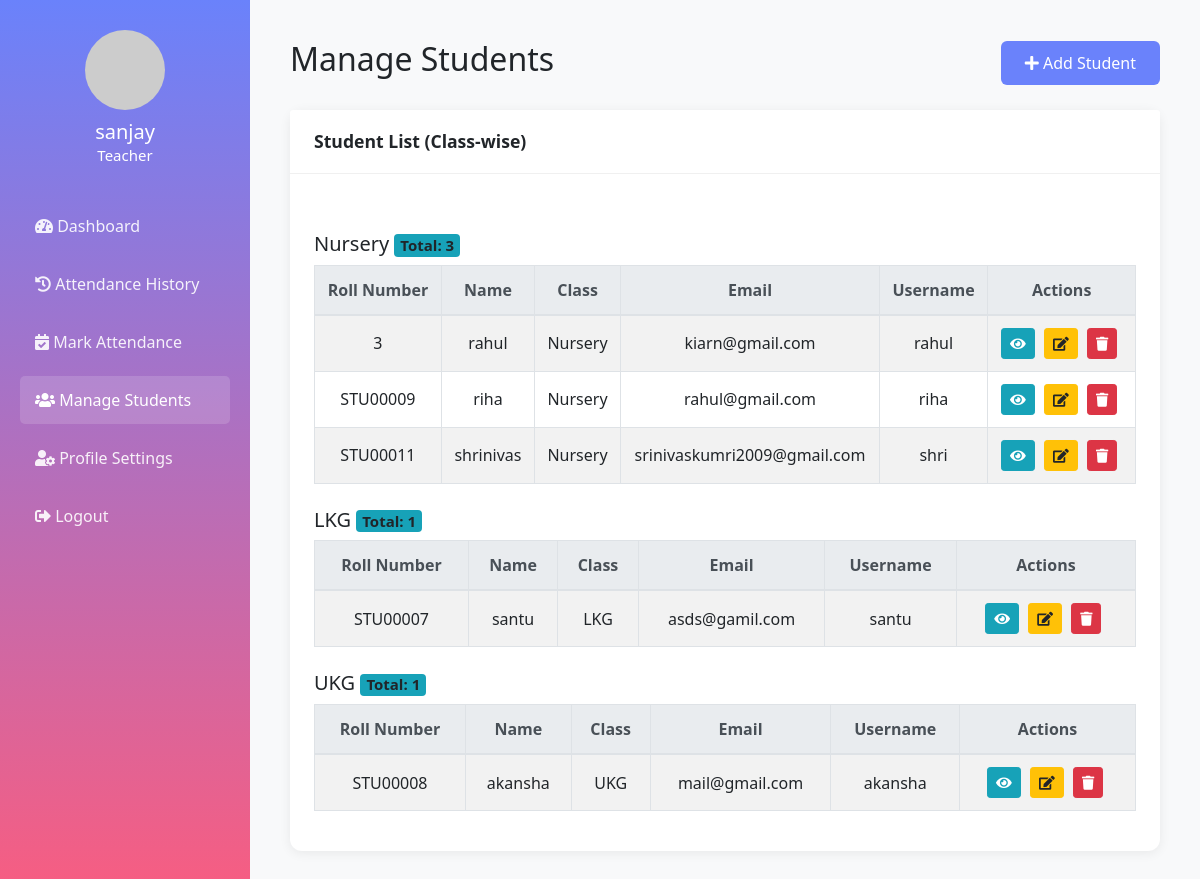
The app's page /manage_students.php (signed in) with its own data.
### tables this page shows
CREATE TABLE `students` (
  `student_id` int(11) NOT NULL,
  `user_id` int(11) NOT NULL,
  `full_name` varchar(100) NOT NULL,
  `email` varchar(100) NOT NULL,
  `roll_number` varchar(20) NOT NULL,
  `class` varchar(50) NOT NULL,
  `section` varchar(10) DEFAULT NULL,
  `phone` varchar(20) DEFAULT NULL,
  `address` text DEFAULT NULL,
  `created_at` datetime DEFAULT current_timestamp(),
  `updated_at` datetime DEFAULT current_timestamp() ON UPDATE current_timestamp()
);

CREATE TABLE `users` (
  `user_id` int(11) NOT NULL,
  `username` varchar(50) NOT NULL,
  `password` varchar(255) NOT NULL,
  `role` enum('admin','teacher','student') NOT NULL,
  `email` varchar(100) DEFAULT NULL,
  `full_name` varchar(100) DEFAULT NULL,
  `created_at` datetime DEFAULT current_timestamp(),
  `updated_at` datetime DEFAULT current_timestamp() ON UPDATE current_timestamp()
);

### manage_students.php (the view, shortened to what this page needs)
<?php
require_once "config/database.php";
$students = [];
$sql = "SELECT s.*, u.username FROM students s JOIN users u ON s.user_id = u.user_id ORDER BY s.class, s.roll_number";
if ($stmt = mysqli_prepare($conn, $sql)) {
    if (mysqli_stmt_execute($stmt)) {
        $result = mysqli_stmt_get_result($stmt);
        while ($row = mysqli_fetch_assoc($result)) {
            $students[] = $row;
        }
    }
}
$class_groups = [
    'Nursery' => [],
    'LKG' => [],
    'UKG' => [],
    'Unknown' => []
];
foreach ($students as $student) {
    $class = in_array($student['class'], ['Nursery', 'LKG', 'UKG']) ? $student['class'] : 'Unknown';
    $class_groups[$class][] = $student;
}
?>
<!DOCTYPE html>
<html lang="en">
<head>
    <link rel="stylesheet" href="https://stackpath.bootstrapcdn.com/bootstrap/4.5.2/css/bootstrap.min.css">
    <link rel="stylesheet" href="https://cdnjs.cloudflare.com/ajax/libs/font-awesome/5.15.4/css/all.min.css">
</head>
<body>
<div class="main-wrapper">
    <div class="sidebar">
        <div class="user-profile">
            <img src="https://ui-avatars.com/api/?name=<?php echo urlencode($_SESSION["username"] ?? ''); ?>&background=random" alt="Profile">
            <h5 style="margin-bottom: 0;"> <?php echo htmlspecialchars($_SESSION["username"] ?? ''); ?> </h5>
            <p style="margin-bottom: 0; font-size: 15px;"> <?php echo ucfirst($_SESSION["role"] ?? ''); ?> </p>
        </div>
        <ul class="nav flex-column">
            <li class="nav-item"><a class="nav-link" href="dashboard.php"><i class="fas fa-tachometer-alt"></i> Dashboard</a></li>
            <li class="nav-item"><a class="nav-link" href="attendance_history.php"><i class="fas fa-history"></i> Attendance History</a></li>
            <li class="nav-item"><a class="nav-link" href="mark_attendance.php"><i class="fas fa-calendar-check"></i> Mark Attendance</a></li>
            <li class="nav-item"><a class="nav-link active" href="manage_students.php"><i class="fas fa-users"></i> Manage Students</a></li>
            <li class="nav-item"><a class="nav-link" href="profile.php"><i class="fas fa-user-cog"></i> Profile Settings</a></li>
            <li class="nav-item"><a class="nav-link" href="logout.php"><i class="fas fa-sign-out-alt"></i> Logout</a></li>
        </ul>
    </div>
    <div class="main-content">
        <div class="d-flex justify-content-between align-items-center mb-4">
            <h2>Manage Students</h2>
            <a href="add_student.php" class="btn btn-primary"><i class="fas fa-plus me-2"></i> Add Student</a>
        </div>
        <div class="card">
            <div class="card-header">Student List (Class-wise)</div>
            <div class="card-body">
                <div class="table-responsive">
                    <?php foreach (['Nursery', 'LKG', 'UKG', 'Unknown'] as $class): ?>
                        <?php if (count($class_groups[$class]) > 0): ?>
                            <h5 class="mt-4 mb-2"><?php echo $class; ?> <span class="badge bg-info">Total: <?php echo count($class_groups[$class]); ?></span></h5>
                            <table class="table table-bordered table-hover table-striped">
                                <thead class="thead-light">
                                    <tr>
                                        <th>Roll Number</th>
                                        <th>Name</th>
                                        <th>Class</th>
                                        <th>Email</th>
                                        <th>Username</th>
                                        <th>Actions</th>
                                    </tr>
                                </thead>
                                <tbody>
                                    <?php foreach ($class_groups[$class] as $student): ?>
                                    <tr>
                                        <td><?php echo htmlspecialchars($student['roll_number']); ?></td>
                                        <td><?php echo htmlspecialchars($student['full_name']); ?></td>
                                        <td><?php echo htmlspecialchars($student['class']); ?></td>
                                        <td><?php echo htmlspecialchars($student['email']); ?></td>
                                        <td><?php echo htmlspecialchars($student['username']); ?></td>
                                        <td>
                                            <a href="view_student.php?id=<?php echo $student['student_id']; ?>" class="btn btn-info btn-sm btn-action"><i class="fas fa-eye"></i></a>
                                            <a href="edit_student.php?id=<?php echo $student['student_id']; ?>" class="btn btn-warning btn-sm btn-action"><i class="fas fa-edit"></i></a>
                                            <a href="delete_student.php?id=<?php echo $student['student_id']; ?>" class="btn btn-danger btn-sm btn-action" onclick="return confirm('Are you sure you want to delete this student?');"><i class="fas fa-trash"></i></a>
                                        </td>
                                    </tr>
                                    <?php endforeach; ?>
                                </tbody>
                            </table>
                        <?php endif; ?>
                    <?php endforeach; ?>
                </div>
            </div>
        </div>
    </div>
</div>
</body>
</html>

### manage_students.php (style rules this page uses)
body { font-family: 'Segoe UI', Tahoma, Geneva, Verdana, sans-serif; background-color: #f8f9fa; margin: 0; padding: 0; }
.main-wrapper { display: flex; min-height: 100vh; }
.sidebar { background: linear-gradient(180deg, #6a82fb 0%, #fc5c7d 100%); color: white; width: 250px; min-height: 100vh; padding: 30px 20px 20px 20px; display: flex; flex-direction: column; align-items: center; }
.user-profile { text-align: center; margin-bottom: 30px; }
.user-profile img { width: 80px; height: 80px; border-radius: 50%; margin-bottom: 10px; }
.nav { width: 100%; }
.nav-link { color: rgba(255,255,255,0.9); padding: 12px 15px; margin: 5px 0; border-radius: 5px; font-size: 16px; }
.nav-link.active, .nav-link:hover { background: rgba(255,255,255,0.15); color: #fff; }
.main-content { flex: 1; padding: 40px 40px 40px 40px; background: #f8f9fa; min-width: 0; }
.card { border: none; border-radius: 12px; box-shadow: 0 2px 12px rgba(0,0,0,0.07); margin-bottom: 30px; }
.card-header { background: #fff; border-bottom: 1px solid #f0f0f0; padding: 18px 24px; font-size: 1.1rem; font-weight: 600; }
.card-body { padding: 24px; }
.table-responsive { margin-top: 10px; }
.table th, .table td { vertical-align: middle; text-align: center; }
.btn-primary { background-color: #6a82fb; border: none; padding: 10px 24px; font-size: 1rem; border-radius: 6px; }
.btn-action { margin-right: 5px; }

### records on screen
students: roll_number "3", full_name "rahul", class "Nursery", email "kiarn@gmail.com", user.username "rahul"
students: roll_number "STU00009", full_name "riha", class "Nursery", email "rahul@gmail.com", user.username "riha"
students: roll_number "STU00011", full_name "shrinivas", class "Nursery", email "srinivaskumri2009@gmail.com", user.username "shri"
students: roll_number "STU00007", full_name "santu", class "LKG", email "asds@gamil.com", user.username "santu"
students: roll_number "STU00008", full_name "akansha", class "UKG", email "mail@gmail.com", user.username "akansha"

### other values on screen
$_SESSION["username"] "sanjay"
$_SESSION["role"] "Teacher"
$class "Nursery"
count($class_groups[$class]) "3"
$class "LKG"
count($class_groups[$class]) "1"
$class "UKG"
